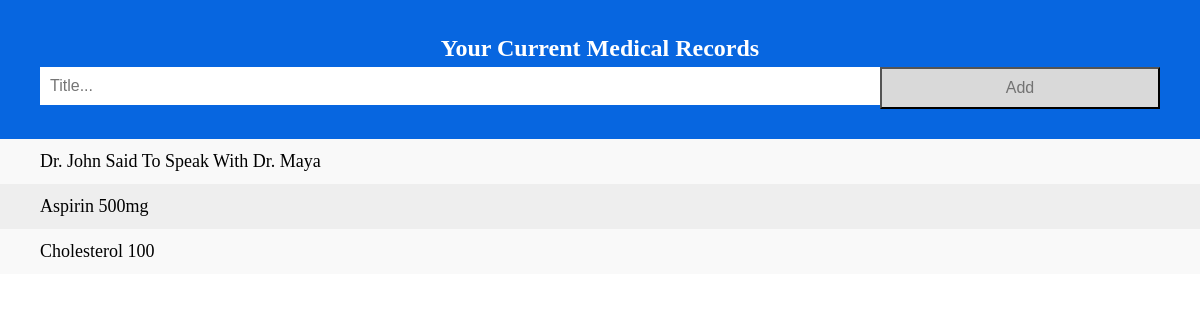
The app's page /, older data.
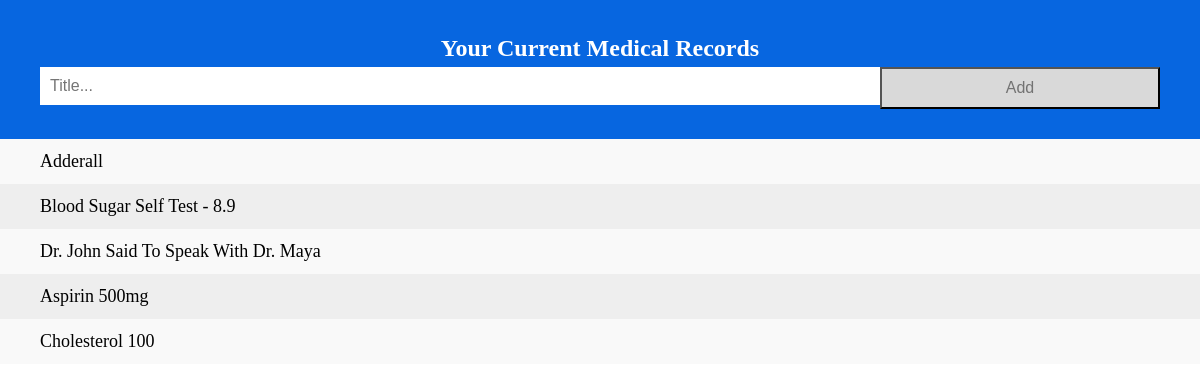
The same page, newer data.
### medicalrecords/models.py (models this page shows, shortened)
class Records(models.Model):
    title = models.CharField(max_length = 1000)

### medicalrecords/views.py (the view)
# urls.py: path('', views.index, name = 'index')
def index(request):
    record = Records.objects.all()
    if  request.method == 'POST':
        new_record = Records (
            title = request.POST['title']
        )
        new_record.save()
        return redirect('/')
    return render(request, 'index.html', {'records':record})

### templates/index.html (shortened to what this page needs)
<!DOCTYPE html>
<html>
<head>
</head>
<body>
<div id="myDIV" class="header">
  <h2 style="margin:5px">Your Current Medical Records</h2>
  <form action="" method="POST">
    <input type="text" name="title" id="myInput" placeholder="Title...">
    <button type="submit" class="addBtn">Add</button>
  </form>
</div>
<ul id="myUL">
  {% for record in records reversed %}
  <li>{{record.title | title}}</li>
  {% endfor %}
</ul>
</body>
</html>

### templates/index.html (style rules this page uses)
body { margin: 0; min-width: 250px; }
* { box-sizing: border-box; }
ul { margin: 0; padding: 0; }
ul li { cursor: pointer; position: relative; padding: 12px 8px 12px 40px; list-style-type: none; background: #eee; font-size: 18px; transition: 0.2s; -webkit-user-select: none; -moz-user-select: none; -ms-user-select: none; user-select: none; }
ul li:nth-child(odd) { background: #f9f9f9; }
.header { background-color: #0766E0; padding: 30px 40px; color: white; text-align: center; }
.header:after { content: ""; display: table; clear: both; }
input { margin: 0; border: none; border-radius: 0; width: 75%; padding: 10px; float: left; font-size: 16px; }
.addBtn { padding: 10px; width: 25%; background: #d9d9d9; color: #737373; float: left; text-align: center; font-size: 16px; cursor: pointer; transition: 0.3s; border-radius: 0; }

Row changes from the older to the newer data that the page shows:
added Records: title "Adderall"
added Records: title "Blood Sugar Self Test - 8.9"
